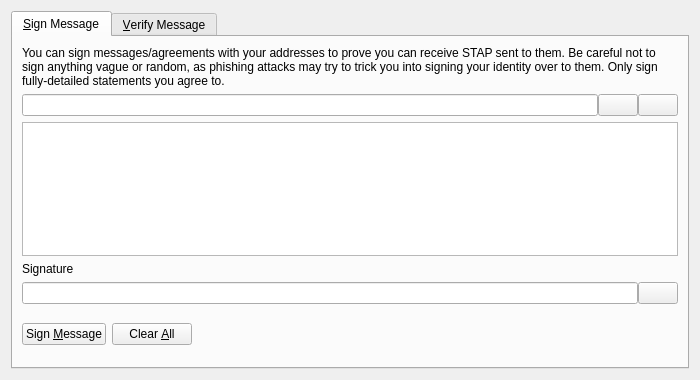
<?xml version="1.0" encoding="UTF-8"?>
<ui version="4.0">
 <class>SignVerifyMessageDialog</class>
 <widget class="QDialog" name="SignVerifyMessageDialog">
  <property name="geometry">
   <rect>
    <x>0</x>
    <y>0</y>
    <width>700</width>
    <height>380</height>
   </rect>
  </property>
  <property name="windowTitle">
   <string>Signatures - Sign / Verify a Message</string>
  </property>
  <property name="modal">
   <bool>true</bool>
  </property>
  <layout class="QVBoxLayout" name="verticalLayout">
   <item>
    <widget class="QTabWidget" name="tabWidget">
     <property name="currentIndex">
      <number>0</number>
     </property>
     <widget class="QWidget" name="tabSignMessage">
      <attribute name="title">
       <string>&amp;Sign Message</string>
      </attribute>
      <layout class="QVBoxLayout" name="verticalLayout_SM">
       <item>
        <widget class="QLabel" name="infoLabel_SM">
         <property name="text">
          <string>You can sign messages/agreements with your addresses to prove you can receive STAP sent to them. Be careful not to sign anything vague or random, as phishing attacks may try to trick you into signing your identity over to them. Only sign fully-detailed statements you agree to.</string>
         </property>
         <property name="textFormat">
          <enum>Qt::PlainText</enum>
         </property>
         <property name="wordWrap">
          <bool>true</bool>
         </property>
        </widget>
       </item>
       <item>
        <layout class="QHBoxLayout" name="horizontalLayout_1_SM">
         <property name="spacing">
          <number>0</number>
         </property>
         <item>
          <widget class="QValidatedLineEdit" name="addressIn_SM">
           <property name="toolTip">
            <string>The STAP address to sign the message with</string>
           </property>
          </widget>
         </item>
         <item>
          <widget class="QPushButton" name="addressBookButton_SM">
           <property name="toolTip">
            <string>Choose previously used address</string>
           </property>
           <property name="text">
            <string/>
           </property>
           <property name="shortcut">
            <string>Alt+A</string>
           </property>
           <property name="autoDefault">
            <bool>false</bool>
           </property>
          </widget>
         </item>
         <item>
          <widget class="QPushButton" name="pasteButton_SM">
           <property name="toolTip">
            <string>Paste address from clipboard</string>
           </property>
           <property name="text">
            <string/>
           </property>
           <property name="shortcut">
            <string>Alt+P</string>
           </property>
           <property name="autoDefault">
            <bool>false</bool>
           </property>
          </widget>
         </item>
        </layout>
       </item>
       <item>
        <widget class="QPlainTextEdit" name="messageIn_SM">
         <property name="toolTip">
          <string>Enter the message you want to sign here</string>
         </property>
        </widget>
       </item>
       <item>
        <widget class="QLabel" name="signatureLabel_SM">
         <property name="text">
          <string>Signature</string>
         </property>
         <property name="textFormat">
          <enum>Qt::PlainText</enum>
         </property>
        </widget>
       </item>
       <item>
        <layout class="QHBoxLayout" name="horizontalLayout_2_SM">
         <property name="spacing">
          <number>0</number>
         </property>
         <item>
          <widget class="QLineEdit" name="signatureOut_SM">
           <property name="font">
            <font>
             <italic>true</italic>
            </font>
           </property>
           <property name="readOnly">
            <bool>true</bool>
           </property>
          </widget>
         </item>
         <item>
          <widget class="QPushButton" name="copySignatureButton_SM">
           <property name="toolTip">
            <string>Copy the current signature to the system clipboard</string>
           </property>
           <property name="text">
            <string/>
           </property>
           <property name="autoDefault">
            <bool>false</bool>
           </property>
          </widget>
         </item>
        </layout>
       </item>
       <item>
        <layout class="QHBoxLayout" name="horizontalLayout_3_SM">
         <item>
          <widget class="QPushButton" name="signMessageButton_SM">
           <property name="toolTip">
            <string>Sign the message to prove you own this STAP address</string>
           </property>
           <property name="text">
            <string>Sign &amp;Message</string>
           </property>
           <property name="autoDefault">
            <bool>false</bool>
           </property>
          </widget>
         </item>
         <item>
          <widget class="QPushButton" name="clearButton_SM">
           <property name="toolTip">
            <string>Reset all sign message fields</string>
           </property>
           <property name="text">
            <string>Clear &amp;All</string>
           </property>
           <property name="autoDefault">
            <bool>false</bool>
           </property>
          </widget>
         </item>
         <item>
          <spacer name="horizontalSpacer_1_SM">
           <property name="orientation">
            <enum>Qt::Horizontal</enum>
           </property>
           <property name="sizeHint" stdset="0">
            <size>
             <width>40</width>
             <height>48</height>
            </size>
           </property>
          </spacer>
         </item>
         <item>
          <widget class="QLabel" name="statusLabel_SM">
           <property name="font">
            <font>
             <weight>75</weight>
             <bold>true</bold>
            </font>
           </property>
           <property name="text">
            <string/>
           </property>
           <property name="wordWrap">
            <bool>true</bool>
           </property>
          </widget>
         </item>
         <item>
          <spacer name="horizontalSpacer_2_SM">
           <property name="orientation">
            <enum>Qt::Horizontal</enum>
           </property>
           <property name="sizeHint" stdset="0">
            <size>
             <width>40</width>
             <height>48</height>
            </size>
           </property>
          </spacer>
         </item>
        </layout>
       </item>
      </layout>
     </widget>
     <widget class="QWidget" name="tabVerifyMessage">
      <attribute name="title">
       <string>&amp;Verify Message</string>
      </attribute>
      <layout class="QVBoxLayout" name="verticalLayout_VM">
       <item>
        <widget class="QLabel" name="infoLabel_VM">
         <property name="text">
          <string>Enter the receiver's address, message (ensure you copy line breaks, spaces, tabs, etc. exactly) and signature below to verify the message. Be careful not to read more into the signature than what is in the signed message itself, to avoid being tricked by a man-in-the-middle attack. Note that this only proves the signing party receives with the address, it cannot prove sendership of any transaction!</string>
         </property>
         <property name="textFormat">
          <enum>Qt::PlainText</enum>
         </property>
         <property name="alignment">
          <set>Qt::AlignLeading|Qt::AlignLeft|Qt::AlignTop</set>
         </property>
         <property name="wordWrap">
          <bool>true</bool>
         </property>
        </widget>
       </item>
       <item>
        <layout class="QHBoxLayout" name="horizontalLayout_1_VM">
         <property name="spacing">
          <number>0</number>
         </property>
         <item>
          <widget class="QValidatedLineEdit" name="addressIn_VM">
           <property name="toolTip">
            <string>The STAP address the message was signed with</string>
           </property>
          </widget>
         </item>
         <item>
          <widget class="QPushButton" name="addressBookButton_VM">
           <property name="toolTip">
            <string>Choose previously used address</string>
           </property>
           <property name="text">
            <string/>
           </property>
           <property name="shortcut">
            <string>Alt+A</string>
           </property>
           <property name="autoDefault">
            <bool>false</bool>
           </property>
          </widget>
         </item>
        </layout>
       </item>
       <item>
        <widget class="QPlainTextEdit" name="messageIn_VM"/>
       </item>
       <item>
        <widget class="QValidatedLineEdit" name="signatureIn_VM"/>
       </item>
       <item>
        <layout class="QHBoxLayout" name="horizontalLayout_2_VM">
         <item>
          <widget class="QPushButton" name="verifyMessageButton_VM">
           <property name="toolTip">
            <string>Verify the message to ensure it was signed with the specified STAP address</string>
           </property>
           <property name="text">
            <string>Verify &amp;Message</string>
           </property>
           <property name="autoDefault">
            <bool>false</bool>
           </property>
          </widget>
         </item>
         <item>
          <widget class="QPushButton" name="clearButton_VM">
           <property name="toolTip">
            <string>Reset all verify message fields</string>
           </property>
           <property name="text">
            <string>Clear &amp;All</string>
           </property>
           <property name="autoDefault">
            <bool>false</bool>
           </property>
          </widget>
         </item>
         <item>
          <spacer name="horizontalSpacer_1_VM">
           <property name="orientation">
            <enum>Qt::Horizontal</enum>
           </property>
           <property name="sizeHint" stdset="0">
            <size>
             <width>40</width>
             <height>48</height>
            </size>
           </property>
          </spacer>
         </item>
         <item>
          <widget class="QLabel" name="statusLabel_VM">
           <property name="font">
            <font>
             <weight>75</weight>
             <bold>true</bold>
            </font>
           </property>
           <property name="text">
            <string/>
           </property>
           <property name="wordWrap">
            <bool>true</bool>
           </property>
          </widget>
         </item>
         <item>
          <spacer name="horizontalSpacer_2_VM">
           <property name="orientation">
            <enum>Qt::Horizontal</enum>
           </property>
           <property name="sizeHint" stdset="0">
            <size>
             <width>40</width>
             <height>48</height>
            </size>
           </property>
          </spacer>
         </item>
        </layout>
       </item>
      </layout>
     </widget>
    </widget>
   </item>
  </layout>
 </widget>
 <customwidgets>
  <customwidget>
   <class>QValidatedLineEdit</class>
   <extends>QLineEdit</extends>
   <header>qvalidatedlineedit.h</header>
  </customwidget>
 </customwidgets>
 <resources>
  <include location="../stap.qrc"/>
 </resources>
 <connections/>
</ui>
